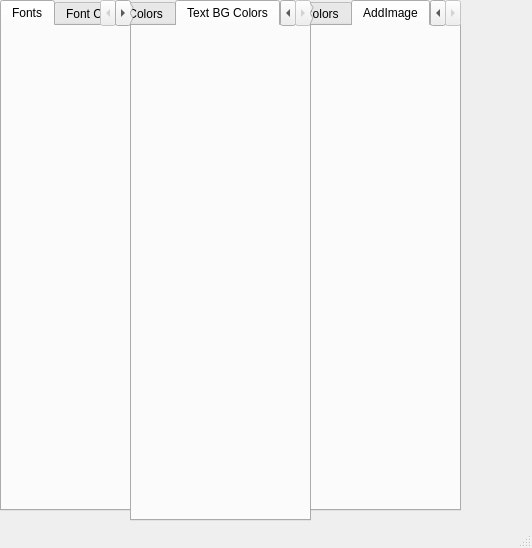
<?xml version="1.0" encoding="UTF-8"?>
<ui version="4.0">
 <class>settingsmenu</class>
 <widget class="QMainWindow" name="settingsmenu">
  <property name="geometry">
   <rect>
    <x>0</x>
    <y>0</y>
    <width>532</width>
    <height>548</height>
   </rect>
  </property>
  <property name="windowTitle">
   <string>MainWindow</string>
  </property>
  <widget class="QWidget" name="centralwidget">
   <widget class="QTabWidget" name="fonts">
    <property name="geometry">
     <rect>
      <x>0</x>
      <y>0</y>
      <width>131</width>
      <height>511</height>
     </rect>
    </property>
    <property name="currentIndex">
     <number>0</number>
    </property>
    <widget class="QWidget" name="font_tab">
     <attribute name="title">
      <string>Fonts</string>
     </attribute>
    </widget>
    <widget class="QWidget" name="font_color_tab">
     <attribute name="title">
      <string>Font Colors</string>
     </attribute>
    </widget>
   </widget>
   <widget class="QTabWidget" name="text_entry_tabs">
    <property name="geometry">
     <rect>
      <x>130</x>
      <y>0</y>
      <width>181</width>
      <height>521</height>
     </rect>
    </property>
    <property name="acceptDrops">
     <bool>false</bool>
    </property>
    <property name="currentIndex">
     <number>1</number>
    </property>
    <widget class="QWidget" name="text_color_tab">
     <attribute name="title">
      <string>Text Colors</string>
     </attribute>
    </widget>
    <widget class="QWidget" name="entry_bg_color_tab">
     <attribute name="title">
      <string>Text BG Colors</string>
     </attribute>
    </widget>
   </widget>
   <widget class="QTabWidget" name="bg_tab">
    <property name="geometry">
     <rect>
      <x>310</x>
      <y>0</y>
      <width>151</width>
      <height>511</height>
     </rect>
    </property>
    <property name="currentIndex">
     <number>1</number>
    </property>
    <widget class="QWidget" name="bg_color_tab">
     <attribute name="title">
      <string>BG Colors</string>
     </attribute>
    </widget>
    <widget class="QWidget" name="add_custom_image">
     <attribute name="title">
      <string>AddImage</string>
     </attribute>
    </widget>
   </widget>
  </widget>
  <widget class="QMenuBar" name="menubar">
   <property name="geometry">
    <rect>
     <x>0</x>
     <y>0</y>
     <width>532</width>
     <height>21</height>
    </rect>
   </property>
  </widget>
  <widget class="QStatusBar" name="statusbar"/>
 </widget>
 <resources/>
 <connections/>
</ui>
